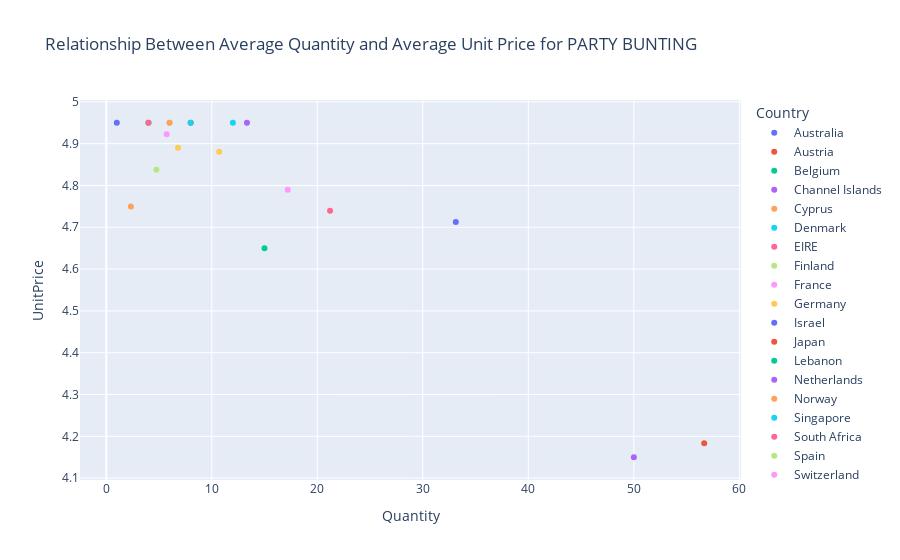

Here is the notebook cell this chart was saved with:
### Code cell
avg_data = filtered_data.groupby('Country').agg({'Quantity': 'mean', 'UnitPrice': 'mean'}).reset_index()

##fig = px.scatter(
    avg_data,
    x='Quantity',
    y='UnitPrice',
    color='Country',
    title='Relationship Between Average Quantity and Average Unit Price for PARTY BUNTING'
)

# Show the interactive scatter plot
##fig.show()

### Figure 1 — Plotly figure (JSON) as saved in the notebook; plotly's stock layout.template omitted (floating-point values rounded to 4 significant figures)
{"data": [{"hovertemplate": "Country=Australia<br>Quantity=%{x}<br>UnitPrice=%{y}<extra></extra>", "legendgroup": "Australia", "marker": {"color": "#636efa", "symbol": "circle"}, "mode": "markers", "name": "Australia", "orientation": "v", "showlegend": true, "type": "scatter", "x": [33.12], "xaxis": "x", "y": [4.713], "yaxis": "y"}, {"hovertemplate": "Country=Austria<br>Quantity=%{x}<br>UnitPrice=%{y}<extra></extra>", "legendgroup": "Austria", "marker": {"color": "#EF553B", "symbol": "circle"}, "mode": "markers", "name": "Austria", "orientation": "v", "showlegend": true, "type": "scatter", "x": [8], "xaxis": "x", "y": [4.95], "yaxis": "y"}, {"hovertemplate": "Country=Belgium<br>Quantity=%{x}<br>UnitPrice=%{y}<extra></extra>", "legendgroup": "Belgium", "marker": {"color": "#00cc96", "symbol": "circle"}, "mode": "markers", "name": "Belgium", "orientation": "v", "showlegend": true, "type": "scatter", "x": [4], "xaxis": "x", "y": [4.95], "yaxis": "y"}, {"hovertemplate": "Country=Channel Islands<br>Quantity=%{x}<br>UnitPrice=%{y}<extra></extra>", "legendgroup": "Channel Islands", "marker": {"color": "#ab63fa", "symbol": "circle"}, "mode": "markers", "name": "Channel Islands", "orientation": "v", "showlegend": true, "type": "scatter", "x": [13.33], "xaxis": "x", "y": [4.95], "yaxis": "y"}, {"hovertemplate": "Country=Cyprus<br>Quantity=%{x}<br>UnitPrice=%{y}<extra></extra>", "legendgroup": "Cyprus", "marker": {"color": "#FFA15A", "symbol": "circle"}, "mode": "markers", "name": "Cyprus", "orientation": "v", "showlegend": true, "type": "scatter", "x": [2.333], "xaxis": "x", "y": [4.75], "yaxis": "y"}, {"hovertemplate": "Country=Denmark<br>Quantity=%{x}<br>UnitPrice=%{y}<extra></extra>", "legendgroup": "Denmark", "marker": {"color": "#19d3f3", "symbol": "circle"}, "mode": "markers", "name": "Denmark", "orientation": "v", "showlegend": true, "type": "scatter", "x": [12], "xaxis": "x", "y": [4.95], "yaxis": "y"}, {"hovertemplate": "Country=EIRE<br>Quantity=%{x}<br>UnitPrice=%{y}<extra></extra>", "legendgroup": "EIRE", "marker": {"color": "#FF6692", "symbol": "circle"}, "mode": "markers", "name": "EIRE", "orientation": "v", "showlegend": true, "type": "scatter", "x": [21.21], "xaxis": "x", "y": [4.739], "yaxis": "y"}, {"hovertemplate": "Country=Finland<br>Quantity=%{x}<br>UnitPrice=%{y}<extra></extra>", "legendgroup": "Finland", "marker": {"color": "#B6E880", "symbol": "circle"}, "mode": "markers", "name": "Finland", "orientation": "v", "showlegend": true, "type": "scatter", "x": [6], "xaxis": "x", "y": [4.95], "yaxis": "y"}, {"hovertemplate": "Country=France<br>Quantity=%{x}<br>UnitPrice=%{y}<extra></extra>", "legendgroup": "France", "marker": {"color": "#FF97FF", "symbol": "circle"}, "mode": "markers", "name": "France", "orientation": "v", "showlegend": true, "type": "scatter", "x": [5.727], "xaxis": "x", "y": [4.923], "yaxis": "y"}, {"hovertemplate": "Country=Germany<br>Quantity=%{x}<br>UnitPrice=%{y}<extra></extra>", "legendgroup": "Germany", "marker": {"color": "#FECB52", "symbol": "circle"}, "mode": "markers", "name": "Germany", "orientation": "v", "showlegend": true, "type": "scatter", "x": [6.8], "xaxis": "x", "y": [4.89], "yaxis": "y"}, {"hovertemplate": "Country=Israel<br>Quantity=%{x}<br>UnitPrice=%{y}<extra></extra>", "legendgroup": "Israel", "marker": {"color": "#636efa", "symbol": "circle"}, "mode": "markers", "name": "Israel", "orientation": "v", "showlegend": true, "type": "scatter", "x": [1], "xaxis": "x", "y": [4.95], "yaxis": "y"}, {"hovertemplate": "Country=Japan<br>Quantity=%{x}<br>UnitPrice=%{y}<extra></extra>", "legendgroup": "Japan", "marker": {"color": "#EF553B", "symbol": "circle"}, "mode": "markers", "name": "Japan", "orientation": "v", "showlegend": true, "type": "scatter", "x": [56.67], "xaxis": "x", "y": [4.183], "yaxis": "y"}, {"hovertemplate": "Country=Lebanon<br>Quantity=%{x}<br>UnitPrice=%{y}<extra></extra>", "legendgroup": "Lebanon", "marker": {"color": "#00cc96", "symbol": "circle"}, "mode": "markers", "name": "Lebanon", "orientation": "v", "showlegend": true, "type": "scatter", "x": [15], "xaxis": "x", "y": [4.65], "yaxis": "y"}, {"hovertemplate": "Country=Netherlands<br>Quantity=%{x}<br>UnitPrice=%{y}<extra></extra>", "legendgroup": "Netherlands", "marker": {"color": "#ab63fa", "symbol": "circle"}, "mode": "markers", "name": "Netherlands", "orientation": "v", "showlegend": true, "type": "scatter", "x": [50], "xaxis": "x", "y": [4.15], "yaxis": "y"}, {"hovertemplate": "Country=Norway<br>Quantity=%{x}<br>UnitPrice=%{y}<extra></extra>", "legendgroup": "Norway", "marker": {"color": "#FFA15A", "symbol": "circle"}, "mode": "markers", "name": "Norway", "orientation": "v", "showlegend": true, "type": "scatter", "x": [6], "xaxis": "x", "y": [4.95], "yaxis": "y"}, {"hovertemplate": "Country=Singapore<br>Quantity=%{x}<br>UnitPrice=%{y}<extra></extra>", "legendgroup": "Singapore", "marker": {"color": "#19d3f3", "symbol": "circle"}, "mode": "markers", "name": "Singapore", "orientation": "v", "showlegend": true, "type": "scatter", "x": [8], "xaxis": "x", "y": [4.95], "yaxis": "y"}, {"hovertemplate": "Country=South Africa<br>Quantity=%{x}<br>UnitPrice=%{y}<extra></extra>", "legendgroup": "South Africa", "marker": {"color": "#FF6692", "symbol": "circle"}, "mode": "markers", "name": "South Africa", "orientation": "v", "showlegend": true, "type": "scatter", "x": [4], "xaxis": "x", "y": [4.95], "yaxis": "y"}, {"hovertemplate": "Country=Spain<br>Quantity=%{x}<br>UnitPrice=%{y}<extra></extra>", "legendgroup": "Spain", "marker": {"color": "#B6E880", "symbol": "circle"}, "mode": "markers", "name": "Spain", "orientation": "v", "showlegend": true, "type": "scatter", "x": [4.75], "xaxis": "x", "y": [4.838], "yaxis": "y"}, {"hovertemplate": "Country=Switzerland<br>Quantity=%{x}<br>UnitPrice=%{y}<extra></extra>", "legendgroup": "Switzerland", "marker": {"color": "#FF97FF", "symbol": "circle"}, "mode": "markers", "name": "Switzerland", "orientation": "v", "showlegend": true, "type": "scatter", "x": [17.2], "xaxis": "x", "y": [4.79], "yaxis": "y"}, {"hovertemplate": "Country=United Kingdom<br>Quantity=%{x}<br>UnitPrice=%{y}<extra></extra>", "legendgroup": "United Kingdom", "marker": {"color": "#FECB52", "symbol": "circle"}, "mode": "markers", "name": "United Kingdom", "orientation": "v", "showlegend": true, "type": "scatter", "x": [10.71], "xaxis": "x", "y": [4.881], "yaxis": "y"}], "layout": {"legend": {"title": {"text": "Country"}, "tracegroupgap": 0}, "title": {"text": "Relationship Between Average Quantity and Average Unit Price for PARTY BUNTING"}, "xaxis": {"anchor": "y", "domain": [0, 1], "title": {"text": "Quantity"}}, "yaxis": {"anchor": "x", "domain": [0, 1], "title": {"text": "UnitPrice"}}}}
